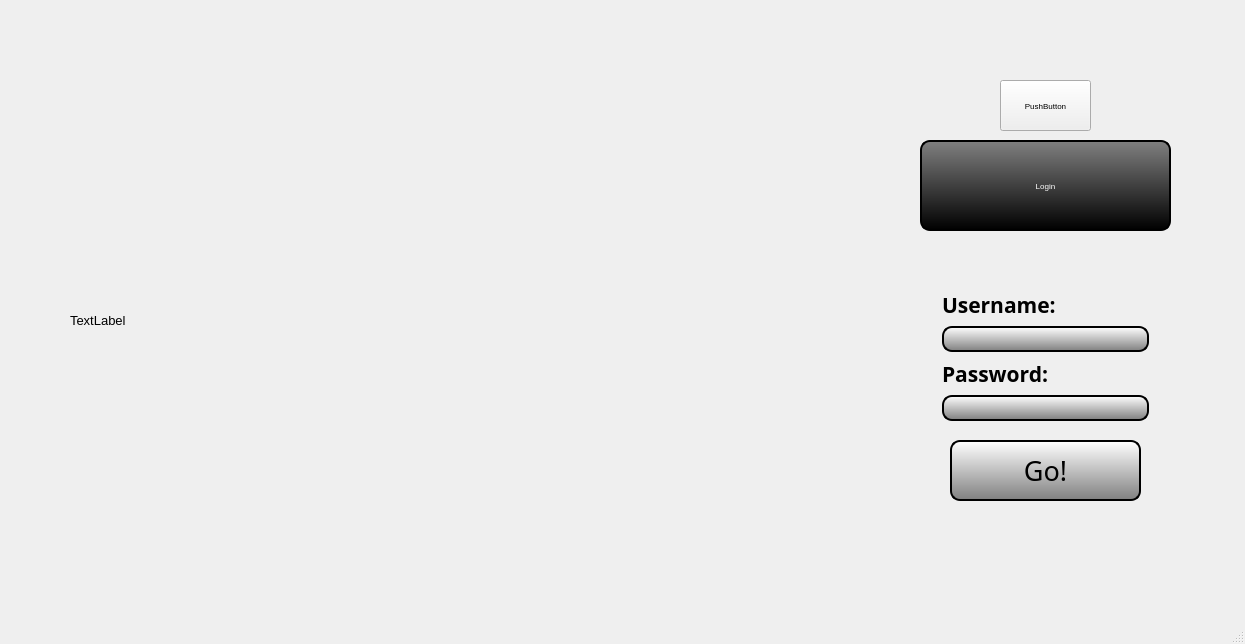
<?xml version="1.0" encoding="UTF-8"?>
<ui version="4.0">
 <class>LoginWindow</class>
 <widget class="QMainWindow" name="LoginWindow">
  <property name="geometry">
   <rect>
    <x>0</x>
    <y>0</y>
    <width>1245</width>
    <height>644</height>
   </rect>
  </property>
  <property name="sizePolicy">
   <sizepolicy hsizetype="Preferred" vsizetype="Preferred">
    <horstretch>0</horstretch>
    <verstretch>0</verstretch>
   </sizepolicy>
  </property>
  <property name="font">
   <font>
    <pointsize>6</pointsize>
   </font>
  </property>
  <property name="windowTitle">
   <string>Diceobu</string>
  </property>
  <property name="windowIcon">
   <iconset resource="resources.qrc">
    <normaloff>:/img/d20v2.png</normaloff>:/img/d20v2.png</iconset>
  </property>
  <property name="windowOpacity">
   <double>1.000000000000000</double>
  </property>
  <widget class="QWidget" name="centralWidget">
   <widget class="QLabel" name="login_logo">
    <property name="enabled">
     <bool>true</bool>
    </property>
    <property name="geometry">
     <rect>
      <x>70</x>
      <y>120</y>
      <width>800</width>
      <height>400</height>
     </rect>
    </property>
    <property name="sizePolicy">
     <sizepolicy hsizetype="Preferred" vsizetype="Preferred">
      <horstretch>0</horstretch>
      <verstretch>0</verstretch>
     </sizepolicy>
    </property>
    <property name="font">
     <font>
      <pointsize>10</pointsize>
     </font>
    </property>
    <property name="styleSheet">
     <string notr="true"/>
    </property>
    <property name="text">
     <string>TextLabel</string>
    </property>
   </widget>
   <widget class="QWidget" name="layoutWidget">
    <property name="geometry">
     <rect>
      <x>930</x>
      <y>280</y>
      <width>231</width>
      <height>152</height>
     </rect>
    </property>
    <layout class="QVBoxLayout" name="verticalLayout">
     <property name="spacing">
      <number>8</number>
     </property>
     <property name="leftMargin">
      <number>12</number>
     </property>
     <property name="rightMargin">
      <number>12</number>
     </property>
     <item>
      <widget class="QLabel" name="label">
       <property name="font">
        <font>
         <family>ImperatorSmallCaps</family>
         <pointsize>16</pointsize>
         <weight>75</weight>
         <bold>true</bold>
        </font>
       </property>
       <property name="text">
        <string>Username:</string>
       </property>
       <property name="buddy">
        <cstring>login_password</cstring>
       </property>
      </widget>
     </item>
     <item>
      <widget class="QLineEdit" name="login_username">
       <property name="sizePolicy">
        <sizepolicy hsizetype="Preferred" vsizetype="Preferred">
         <horstretch>0</horstretch>
         <verstretch>0</verstretch>
        </sizepolicy>
       </property>
       <property name="font">
        <font>
         <family>Georgia</family>
         <pointsize>14</pointsize>
         <weight>50</weight>
         <bold>false</bold>
        </font>
       </property>
       <property name="autoFillBackground">
        <bool>false</bool>
       </property>
       <property name="styleSheet">
        <string notr="true">QLineEdit{
background-color: qlineargradient(x1: 0, y1: 0, x2: 0, y2: 1, stop: 0 white, stop:1 grey);
border-style: solid;
border-color: black;
border-width: 2px;
border-radius: 10px;
}</string>
       </property>
      </widget>
     </item>
     <item>
      <widget class="QLabel" name="label_2">
       <property name="font">
        <font>
         <family>ImperatorSmallCaps</family>
         <pointsize>16</pointsize>
         <weight>75</weight>
         <bold>true</bold>
        </font>
       </property>
       <property name="text">
        <string>Password:</string>
       </property>
       <property name="buddy">
        <cstring>login_username</cstring>
       </property>
      </widget>
     </item>
     <item>
      <widget class="QLineEdit" name="login_password">
       <property name="sizePolicy">
        <sizepolicy hsizetype="Preferred" vsizetype="Preferred">
         <horstretch>0</horstretch>
         <verstretch>0</verstretch>
        </sizepolicy>
       </property>
       <property name="font">
        <font>
         <family>Georgia</family>
         <pointsize>14</pointsize>
         <weight>50</weight>
         <bold>false</bold>
        </font>
       </property>
       <property name="cursor">
        <cursorShape>IBeamCursor</cursorShape>
       </property>
       <property name="styleSheet">
        <string notr="true">QLineEdit{
background-color: qlineargradient(x1: 0, y1: 0, x2: 0, y2: 2, stop: 0 white, stop:1 black);
border-style: solid;
border-color: black;
border-width: 2px;
border-radius: 10px;
}</string>
       </property>
       <property name="echoMode">
        <enum>QLineEdit::Password</enum>
       </property>
      </widget>
     </item>
     <item>
      <spacer name="verticalSpacer">
       <property name="orientation">
        <enum>Qt::Vertical</enum>
       </property>
       <property name="sizeHint" stdset="0">
        <size>
         <width>20</width>
         <height>30</height>
        </size>
       </property>
      </spacer>
     </item>
    </layout>
   </widget>
   <widget class="QLabel" name="label_3">
    <property name="geometry">
     <rect>
      <x>920</x>
      <y>140</y>
      <width>251</width>
      <height>91</height>
     </rect>
    </property>
    <property name="styleSheet">
     <string notr="true">QLabel{
background-color: qlineargradient(x1: 0, y1: 0, x2: 0, y2: 1, stop: 0 gray, stop:1 black);
font: 75 30pt &quot;ImperatorSmallCaps&quot;;
border-style: solid;
border-color: black;
border-width: 2px;
border-radius: 10px;
color: white;
}</string>
    </property>
    <property name="text">
     <string>Login</string>
    </property>
    <property name="alignment">
     <set>Qt::AlignCenter</set>
    </property>
   </widget>
   <widget class="QPushButton" name="pushButton">
    <property name="geometry">
     <rect>
      <x>950</x>
      <y>440</y>
      <width>191</width>
      <height>61</height>
     </rect>
    </property>
    <property name="sizePolicy">
     <sizepolicy hsizetype="Preferred" vsizetype="Preferred">
      <horstretch>0</horstretch>
      <verstretch>0</verstretch>
     </sizepolicy>
    </property>
    <property name="minimumSize">
     <size>
      <width>133</width>
      <height>2</height>
     </size>
    </property>
    <property name="baseSize">
     <size>
      <width>40</width>
      <height>152</height>
     </size>
    </property>
    <property name="font">
     <font>
      <family>ImperatorSmallCaps</family>
      <pointsize>20</pointsize>
      <weight>9</weight>
      <italic>false</italic>
      <bold>false</bold>
     </font>
    </property>
    <property name="cursor">
     <cursorShape>ArrowCursor</cursorShape>
    </property>
    <property name="styleSheet">
     <string notr="true">
QPushButton{
background-color: qlineargradient(x1: 0, y1: 0, x2: 0, y2: 1, stop: 0 white, stop:1 grey);
font: 75 20pt &quot;ImperatorSmallCaps&quot;;
border-style: solid;
border-color: black;
border-width: 2px;
border-radius: 10px;
}

QPushButton:pressed{
background-color: qlineargradient(x1: 0, y1: 0, x2: 0, y2: 1, stop: 0 white, stop:1 grey);
border-color: black;
border-width: 1px;
border-radius: 10px;
}

</string>
    </property>
    <property name="text">
     <string>Go!</string>
    </property>
    <property name="autoDefault">
     <bool>true</bool>
    </property>
    <property name="default">
     <bool>true</bool>
    </property>
   </widget>
   <widget class="QPushButton" name="pushButton_2">
    <property name="geometry">
     <rect>
      <x>1000</x>
      <y>80</y>
      <width>91</width>
      <height>51</height>
     </rect>
    </property>
    <property name="text">
     <string>PushButton</string>
    </property>
   </widget>
  </widget>
  <widget class="QStatusBar" name="statusBar"/>
 </widget>
 <layoutdefault spacing="6" margin="11"/>
 <tabstops>
  <tabstop>login_password</tabstop>
 </tabstops>
 <resources>
  <include location="resources.qrc"/>
 </resources>
 <connections/>
</ui>
